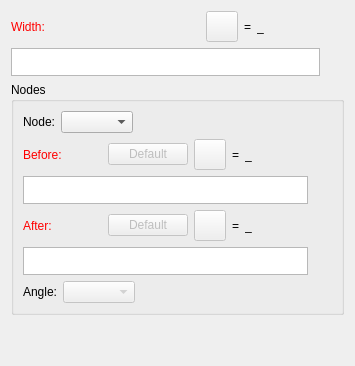
     <widget class="QWidget" name="tabSeamAllowance">
      <attribute name="title">
       <string>Seam allowance</string>
      </attribute>
      <layout class="QVBoxLayout" name="verticalLayout_4">
       <item>
        <layout class="QHBoxLayout" name="horizontalLayout_4">
         <item alignment="Qt::AlignmentFlag::AlignLeft">
          <widget class="QLabel" name="labelEditWidth">
           <property name="sizePolicy">
            <sizepolicy hsizetype="Fixed" vsizetype="Preferred">
             <horstretch>0</horstretch>
             <verstretch>0</verstretch>
            </sizepolicy>
           </property>
           <property name="palette">
            <palette>
             <active>
              <colorrole role="WindowText">
               <brush brushstyle="SolidPattern">
                <color alpha="255">
                 <red>255</red>
                 <green>0</green>
                 <blue>0</blue>
                </color>
               </brush>
              </colorrole>
             </active>
             <inactive>
              <colorrole role="WindowText">
               <brush brushstyle="SolidPattern">
                <color alpha="255">
                 <red>255</red>
                 <green>0</green>
                 <blue>0</blue>
                </color>
               </brush>
              </colorrole>
             </inactive>
             <disabled>
              <colorrole role="WindowText">
               <brush brushstyle="SolidPattern">
                <color alpha="255">
                 <red>159</red>
                 <green>158</green>
                 <blue>158</blue>
                </color>
               </brush>
              </colorrole>
             </disabled>
            </palette>
           </property>
           <property name="text">
            <string>Width:</string>
           </property>
          </widget>
         </item>
         <item>
          <spacer name="horizontalSpacer_2">
           <property name="orientation">
            <enum>Qt::Orientation::Horizontal</enum>
           </property>
           <property name="sizeHint" stdset="0">
            <size>
             <width>40</width>
             <height>20</height>
            </size>
           </property>
          </spacer>
         </item>
         <item alignment="Qt::AlignmentFlag::AlignRight">
          <widget class="QToolButton" name="toolButtonExprWidth">
           <property name="enabled">
            <bool>false</bool>
           </property>
           <property name="toolTip">
            <string>Formula wizard</string>
           </property>
           <property name="text">
            <string notr="true"/>
           </property>
           <property name="iconSize">
            <size>
             <width>24</width>
             <height>24</height>
            </size>
           </property>
          </widget>
         </item>
         <item alignment="Qt::AlignmentFlag::AlignRight">
          <widget class="QLabel" name="label_2">
           <property name="text">
            <string notr="true">=</string>
           </property>
          </widget>
         </item>
         <item alignment="Qt::AlignmentFlag::AlignRight">
          <widget class="QLabel" name="labelResultWidth">
           <property name="sizePolicy">
            <sizepolicy hsizetype="Fixed" vsizetype="Preferred">
             <horstretch>0</horstretch>
             <verstretch>0</verstretch>
            </sizepolicy>
           </property>
           <property name="minimumSize">
            <size>
             <width>87</width>
             <height>0</height>
            </size>
           </property>
           <property name="toolTip">
            <string>Value</string>
           </property>
           <property name="text">
            <string notr="true">_</string>
           </property>
          </widget>
         </item>
        </layout>
       </item>
       <item>
        <layout class="QHBoxLayout" name="horizontalLayout_6">
         <item>
          <widget class="VPlainTextEdit" name="plainTextEditFormulaWidth">
           <property name="sizePolicy">
            <sizepolicy hsizetype="Expanding" vsizetype="Preferred">
             <horstretch>0</horstretch>
             <verstretch>0</verstretch>
            </sizepolicy>
           </property>
           <property name="maximumSize">
            <size>
             <width>16777215</width>
             <height>28</height>
            </size>
           </property>
           <property name="toolTip">
            <string>Calculation</string>
           </property>
           <property name="tabChangesFocus">
            <bool>true</bool>
           </property>
          </widget>
         </item>
         <item>
          <widget class="QPushButton" name="pushButtonGrowWidth">
           <property name="enabled">
            <bool>false</bool>
           </property>
           <property name="maximumSize">
            <size>
             <width>18</width>
             <height>18</height>
            </size>
           </property>
           <property name="sizeIncrement">
            <size>
             <width>0</width>
             <height>0</height>
            </size>
           </property>
           <property name="toolTip">
            <string>&lt;html&gt;&lt;head/&gt;&lt;body&gt;&lt;p&gt;Show full calculation in message box&lt;/p&gt;&lt;/body&gt;&lt;/html&gt;</string>
           </property>
           <property name="text">
            <string notr="true"/>
           </property>
           <property name="icon">
            <iconset theme="go-down"/>
           </property>
           <property name="iconSize">
            <size>
             <width>16</width>
             <height>16</height>
            </size>
           </property>
           <property name="flat">
            <bool>true</bool>
           </property>
          </widget>
         </item>
        </layout>
       </item>
       <item>
        <widget class="QGroupBox" name="groupBox">
         <property name="title">
          <string>Nodes</string>
         </property>
         <layout class="QVBoxLayout" name="verticalLayout_3">
          <item>
           <layout class="QHBoxLayout" name="horizontalLayout_5">
            <item>
             <widget class="QLabel" name="labelNode">
              <property name="text">
               <string>Node:</string>
              </property>
             </widget>
            </item>
            <item>
             <widget class="QComboBox" name="comboBoxNodes">
              <property name="enabled">
               <bool>true</bool>
              </property>
             </widget>
            </item>
            <item>
             <spacer name="horizontalSpacer">
              <property name="orientation">
               <enum>Qt::Orientation::Horizontal</enum>
              </property>
              <property name="sizeHint" stdset="0">
               <size>
                <width>40</width>
                <height>20</height>
               </size>
              </property>
             </spacer>
            </item>
           </layout>
          </item>
          <item>
           <layout class="QHBoxLayout" name="horizontalLayout_9">
            <item alignment="Qt::AlignmentFlag::AlignLeft">
             <widget class="QLabel" name="labelEditBefore">
              <property name="sizePolicy">
               <sizepolicy hsizetype="Fixed" vsizetype="Preferred">
                <horstretch>0</horstretch>
                <verstretch>0</verstretch>
               </sizepolicy>
              </property>
              <property name="palette">
               <palette>
                <active>
                 <colorrole role="WindowText">
                  <brush brushstyle="SolidPattern">
                   <color alpha="255">
                    <red>255</red>
                    <green>0</green>
                    <blue>0</blue>
                   </color>
                  </brush>
                 </colorrole>
                </active>
                <inactive>
                 <colorrole role="WindowText">
                  <brush brushstyle="SolidPattern">
                   <color alpha="255">
                    <red>255</red>
                    <green>0</green>
                    <blue>0</blue>
                   </color>
                  </brush>
                 </colorrole>
                </inactive>
                <disabled>
                 <colorrole role="WindowText">
                  <brush brushstyle="SolidPattern">
                   <color alpha="255">
                    <red>159</red>
                    <green>158</green>
                    <blue>158</blue>
                   </color>
                  </brush>
                 </colorrole>
                </disabled>
               </palette>
              </property>
              <property name="text">
               <string>Before:</string>
              </property>
             </widget>
            </item>
            <item>
             <spacer name="horizontalSpacer_3">
              <property name="orientation">
               <enum>Qt::Orientation::Horizontal</enum>
              </property>
              <property name="sizeHint" stdset="0">
               <size>
                <width>40</width>
                <height>20</height>
               </size>
              </property>
             </spacer>
            </item>
            <item>
             <widget class="QPushButton" name="pushButtonDefBefore">
              <property name="enabled">
               <bool>false</bool>
              </property>
              <property name="toolTip">
               <string>Return to default width</string>
              </property>
              <property name="text">
               <string>Default</string>
              </property>
             </widget>
            </item>
            <item alignment="Qt::AlignmentFlag::AlignRight">
             <widget class="QToolButton" name="toolButtonExprBefore">
              <property name="enabled">
               <bool>false</bool>
              </property>
              <property name="toolTip">
               <string>Formula wizard</string>
              </property>
              <property name="text">
               <string notr="true"/>
              </property>
              <property name="iconSize">
               <size>
                <width>24</width>
                <height>24</height>
               </size>
              </property>
             </widget>
            </item>
            <item alignment="Qt::AlignmentFlag::AlignRight">
             <widget class="QLabel" name="label_6">
              <property name="text">
               <string notr="true">=</string>
              </property>
             </widget>
            </item>
            <item alignment="Qt::AlignmentFlag::AlignRight">
             <widget class="QLabel" name="labelResultBefore">
              <property name="sizePolicy">
               <sizepolicy hsizetype="Fixed" vsizetype="Preferred">
                <horstretch>0</horstretch>
                <verstretch>0</verstretch>
               </sizepolicy>
              </property>
              <property name="minimumSize">
               <size>
                <width>87</width>
                <height>0</height>
               </size>
              </property>
              <property name="toolTip">
               <string>Value</string>
              </property>
              <property name="text">
               <string notr="true">_</string>
              </property>
             </widget>
            </item>
           </layout>
          </item>
          <item>
           <layout class="QHBoxLayout" name="horizontalLayout_7">
            <item>
             <widget class="VPlainTextEdit" name="plainTextEditFormulaWidthBefore">
              <property name="sizePolicy">
               <sizepolicy hsizetype="Expanding" vsizetype="Preferred">
                <horstretch>0</horstretch>
                <verstretch>0</verstretch>
               </sizepolicy>
              </property>
              <property name="maximumSize">
               <size>
                <width>16777215</width>
                <height>28</height>
               </size>
              </property>
              <property name="toolTip">
               <string>Calculation</string>
              </property>
              <property name="tabChangesFocus">
               <bool>true</bool>
              </property>
             </widget>
            </item>
            <item>
             <widget class="QPushButton" name="pushButtonGrowWidthBefore">
              <property name="enabled">
               <bool>false</bool>
              </property>
              <property name="maximumSize">
               <size>
                <width>18</width>
                <height>18</height>
               </size>
              </property>
              <property name="sizeIncrement">
               <size>
                <width>0</width>
                <height>0</height>
               </size>
              </property>
              <property name="toolTip">
               <string>&lt;html&gt;&lt;head/&gt;&lt;body&gt;&lt;p&gt;Show full calculation in message box&lt;/p&gt;&lt;/body&gt;&lt;/html&gt;</string>
              </property>
              <property name="text">
               <string notr="true"/>
              </property>
              <property name="icon">
               <iconset theme="go-down"/>
              </property>
              <property name="iconSize">
               <size>
                <width>16</width>
                <height>16</height>
               </size>
              </property>
              <property name="flat">
               <bool>true</bool>
              </property>
             </widget>
            </item>
           </layout>
          </item>
          <item>
           <layout class="QHBoxLayout" name="horizontalLayout_16">
            <item alignment="Qt::AlignmentFlag::AlignLeft">
             <widget class="QLabel" name="labelEditAfter">
              <property name="sizePolicy">
               <sizepolicy hsizetype="Fixed" vsizetype="Preferred">
                <horstretch>0</horstretch>
                <verstretch>0</verstretch>
               </sizepolicy>
              </property>
              <property name="palette">
               <palette>
                <active>
                 <colorrole role="WindowText">
                  <brush brushstyle="SolidPattern">
                   <color alpha="255">
                    <red>255</red>
                    <green>0</green>
                    <blue>0</blue>
                   </color>
                  </brush>
                 </colorrole>
                </active>
                <inactive>
                 <colorrole role="WindowText">
                  <brush brushstyle="SolidPattern">
                   <color alpha="255">
                    <red>255</red>
                    <green>0</green>
                    <blue>0</blue>
                   </color>
                  </brush>
                 </colorrole>
                </inactive>
                <disabled>
                 <colorrole role="WindowText">
                  <brush brushstyle="SolidPattern">
                   <color alpha="255">
                    <red>159</red>
                    <green>158</green>
                    <blue>158</blue>
                   </color>
                  </brush>
                 </colorrole>
                </disabled>
               </palette>
              </property>
              <property name="text">
               <string>After:</string>
              </property>
             </widget>
            </item>
            <item>
             <spacer name="horizontalSpacer_6">
              <property name="orientation">
               <enum>Qt::Orientation::Horizontal</enum>
              </property>
              <property name="sizeHint" stdset="0">
               <size>
                <width>40</width>
                <height>20</height>
               </size>
              </property>
             </spacer>
            </item>
            <item>
             <widget class="QPushButton" name="pushButtonDefAfter">
              <property name="enabled">
               <bool>false</bool>
              </property>
              <property name="toolTip">
               <string>Return to default width</string>
              </property>
              <property name="text">
               <string>Default</string>
              </property>
             </widget>
            </item>
            <item alignment="Qt::AlignmentFlag::AlignRight">
             <widget class="QToolButton" name="toolButtonExprAfter">
              <property name="enabled">
               <bool>false</bool>
              </property>
              <property name="toolTip">
               <string>Formula wizard</string>
              </property>
              <property name="text">
               <string notr="true"/>
              </property>
              <property name="iconSize">
               <size>
                <width>24</width>
                <height>24</height>
               </size>
              </property>
             </widget>
            </item>
            <item alignment="Qt::AlignmentFlag::AlignRight">
             <widget class="QLabel" name="label_10">
              <property name="text">
               <string notr="true">=</string>
              </property>
             </widget>
            </item>
            <item alignment="Qt::AlignmentFlag::AlignRight">
             <widget class="QLabel" name="labelResultAfter">
              <property name="sizePolicy">
               <sizepolicy hsizetype="Fixed" vsizetype="Preferred">
                <horstretch>0</horstretch>
                <verstretch>0</verstretch>
               </sizepolicy>
              </property>
              <property name="minimumSize">
               <size>
                <width>87</width>
                <height>0</height>
               </size>
              </property>
              <property name="toolTip">
               <string>Value</string>
              </property>
              <property name="text">
               <string notr="true">_</string>
              </property>
             </widget>
            </item>
           </layout>
          </item>
          <item>
           <layout class="QHBoxLayout" name="horizontalLayout_17">
            <item>
             <widget class="VPlainTextEdit" name="plainTextEditFormulaWidthAfter">
              <property name="sizePolicy">
               <sizepolicy hsizetype="Expanding" vsizetype="Preferred">
                <horstretch>0</horstretch>
                <verstretch>0</verstretch>
               </sizepolicy>
              </property>
              <property name="maximumSize">
               <size>
                <width>16777215</width>
                <height>28</height>
               </size>
              </property>
              <property name="toolTip">
               <string>Calculation</string>
              </property>
              <property name="tabChangesFocus">
               <bool>true</bool>
              </property>
             </widget>
            </item>
            <item>
             <widget class="QPushButton" name="pushButtonGrowWidthAfter">
              <property name="enabled">
               <bool>false</bool>
              </property>
              <property name="maximumSize">
               <size>
                <width>18</width>
                <height>18</height>
               </size>
              </property>
              <property name="sizeIncrement">
               <size>
                <width>0</width>
                <height>0</height>
               </size>
              </property>
              <property name="toolTip">
               <string>&lt;html&gt;&lt;head/&gt;&lt;body&gt;&lt;p&gt;Show full calculation in message box&lt;/p&gt;&lt;/body&gt;&lt;/html&gt;</string>
              </property>
              <property name="text">
               <string notr="true"/>
              </property>
              <property name="icon">
               <iconset theme="go-down"/>
              </property>
              <property name="iconSize">
               <size>
                <width>16</width>
                <height>16</height>
               </size>
              </property>
              <property name="flat">
               <bool>true</bool>
              </property>
             </widget>
            </item>
           </layout>
          </item>
          <item>
           <layout class="QHBoxLayout" name="horizontalLayout_2">
            <item>
             <widget class="QLabel" name="labelAngle">
              <property name="text">
               <string>Angle:</string>
              </property>
             </widget>
            </item>
            <item>
             <widget class="QComboBox" name="comboBoxAngle">
              <property name="enabled">
               <bool>false</bool>
              </property>
             </widget>
            </item>
            <item>
             <spacer name="horizontalSpacer_4">
              <property name="orientation">
               <enum>Qt::Orientation::Horizontal</enum>
              </property>
              <property name="sizeHint" stdset="0">
               <size>
                <width>40</width>
                <height>20</height>
               </size>
              </property>
             </spacer>
            </item>
           </layout>
          </item>
         </layout>
        </widget>
       </item>
       <item>
        <spacer name="verticalSpacer">
         <property name="orientation">
          <enum>Qt::Orientation::Vertical</enum>
         </property>
         <property name="sizeHint" stdset="0">
          <size>
           <width>20</width>
           <height>40</height>
          </size>
         </property>
        </spacer>
       </item>
      </layout>
     </widget>
